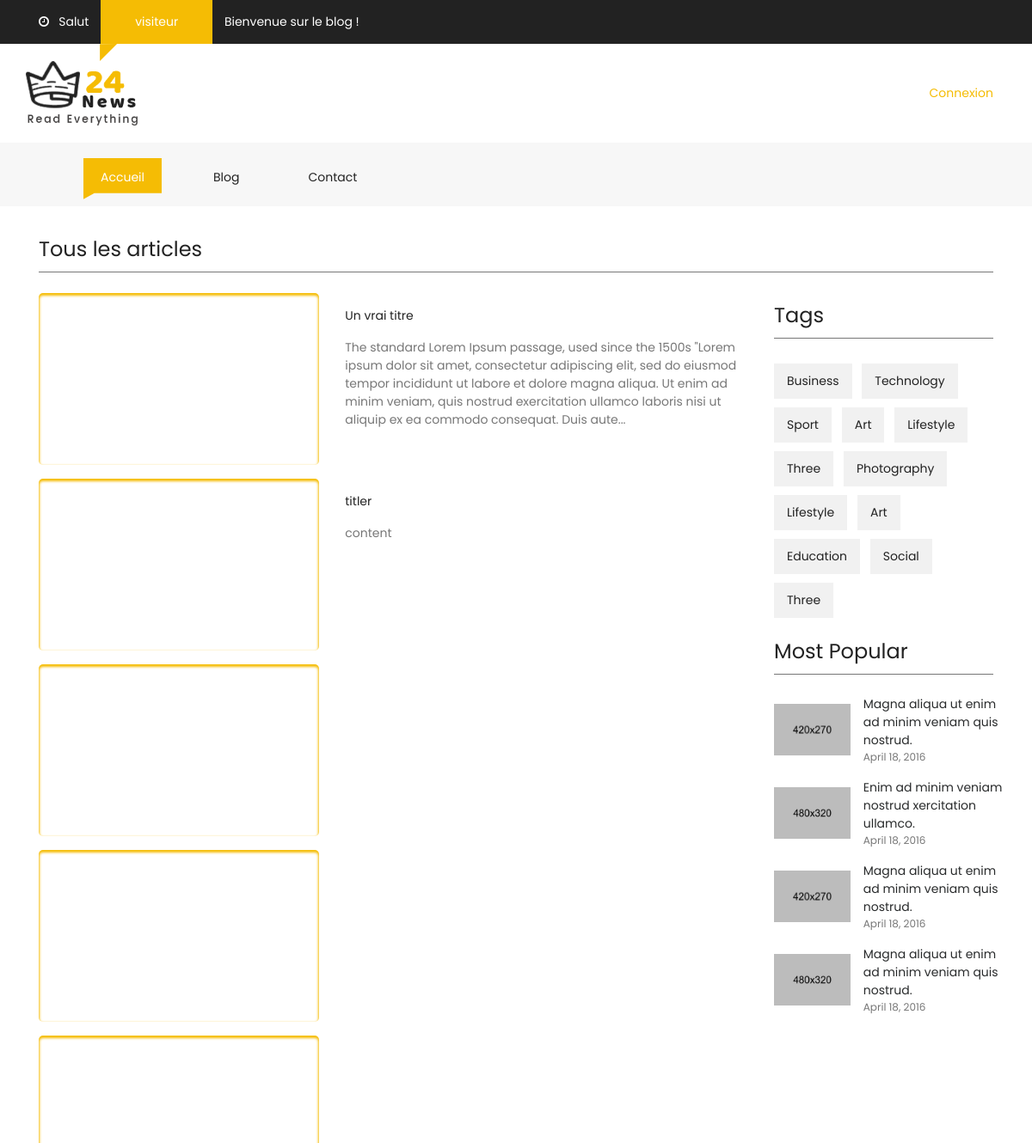
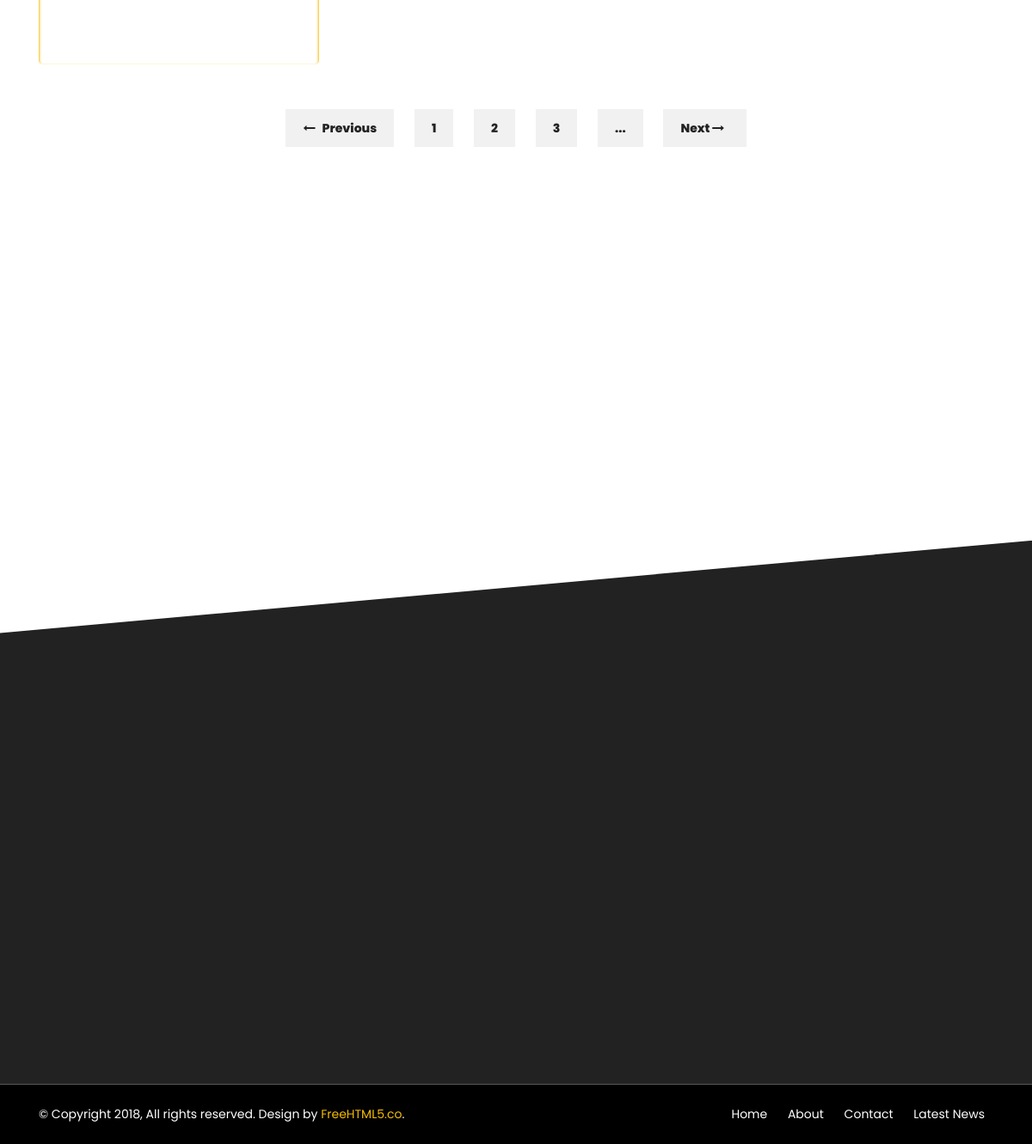
Screenshot of /blog.php with the database file from the repository (2 pictures, top to bottom).
### tables this page shows
CREATE TABLE IF NOT EXISTS `articles` (
  `id` int(11) NOT NULL AUTO_INCREMENT,
  `title` varchar(120) NOT NULL,
  `content` text NOT NULL,
  `img` varchar(255) NOT NULL,
  `author_id` int(11) NOT NULL DEFAULT '1',
  `index` tinyint(1) DEFAULT NULL,
  `date` datetime DEFAULT NULL,
  PRIMARY KEY (`id`)
);

### blog.php (the view, shortened to what this page needs)
<!DOCTYPE html>
<html lang="en" class="no-js">
<head>
    <link href="css/media_query.css" rel="stylesheet" type="text/css"/>
    <link href="css/bootstrap.css" rel="stylesheet" type="text/css"/>
    <link href="https://maxcdn.bootstrapcdn.com/font-awesome/4.7.0/css/font-awesome.min.css" rel="stylesheet"
>
    <link href="css/animate.css" rel="stylesheet" type="text/css"/>
    <link href="css/owl.carousel.css" rel="stylesheet" type="text/css"/>
    <link href="css/owl.theme.default.css" rel="stylesheet" type="text/css"/>
    <link href="css/style_1.css" rel="stylesheet" type="text/css"/>
</head>
<body>
<?php
include('include/header.php');
require_once('require/config.php'); ?>
<div class="container-fluid pb-4 pt-4 paddding">
    <div class="container paddding">
        <div class="row mx-0">
            <div class="col-md-12 animate-box" data-animate-effect="fadeInLeft">
                <div>
                    <div class="fh5co_heading fh5co_heading_border_bottom py-2 mb-4">Tous les articles</div>
                </div>
                <?php
                $list = $bdd->query("SELECT * FROM articles ORDER BY id DESC");
                          ?>
                <div class="row pb-4 w100">
                  <div class="col-9">
                    <div class="row">
                      <?php     while ($donnees = $list->fetch())
                          {
                          ?>
                          <div class="col-12 mb-3">
                              <div class="row">
                    <div class="col-md-5">
                        <div class="fh5co_hover_news_img">
                          <a href="article.php?id=<?php echo ($donnees['id']); ?>">
                            <div class="fh5co_news_img"><img src="<?php echo htmlspecialchars($donnees['img']); ?>" alt=""/></div>
                            </a>
                        </div>
                    </div>
                    <div class="col-md-7 animate-box">
                        <a href="article.php?id=<?php echo ($donnees['id']); ?>" class="fh5co_mini_time py-3"> <?php echo htmlspecialchars($donnees['title']); ?> </a>
                        <div class="fh5co_consectetur" style="width: 100%"><?php  if(strlen($donnees['content'])<=300)
  {
    echo htmlspecialchars($donnees['content']);
  }
  else
  {
    $y=substr($donnees['content'],0,300) . '...';
    echo $y;
  }
  ?>
                        </div>
                    </div>
                                                  </div>
                        </div>    <?php } ?>
                </div>
            </div>
            <div class="col-3 animate-box" data-animate-effect="fadeInRight">
                <div>
                    <div class="fh5co_heading fh5co_heading_border_bottom py-2 mb-4">Tags</div>
                </div>
                <div class="fh5co_tags_all">
                    <a href="#" class="fh5co_tagg">Business</a>
                    <a href="#" class="fh5co_tagg">Technology</a>
                    <a href="#" class="fh5co_tagg">Sport</a>
                    <a href="#" class="fh5co_tagg">Art</a>
                    <a href="#" class="fh5co_tagg">Lifestyle</a>
                    <a href="#" class="fh5co_tagg">Three</a>
                    <a href="#" class="fh5co_tagg">Photography</a>
                    <a href="#" class="fh5co_tagg">Lifestyle</a>
                    <a href="#" class="fh5co_tagg">Art</a>
                    <a href="#" class="fh5co_tagg">Education</a>
                    <a href="#" class="fh5co_tagg">Social</a>
                    <a href="#" class="fh5co_tagg">Three</a>
                </div>
                <div>
                    <div class="fh5co_heading fh5co_heading_border_bottom pt-3 py-2 mb-4">Most Popular</div>
                </div>
                <div class="row pb-3">
                    <div class="col-5 align-self-center">
                        <img src="images/download (1).jpg" alt="img" class="fh5co_most_trading"/>
                    </div>
                    <div class="col-7 paddding">
                        <div class="most_fh5co_treding_font"> Magna aliqua ut enim ad minim veniam quis nostrud.</div>
                        <div class="most_fh5co_treding_font_123"> April 18, 2016</div>
                    </div>
                </div>
                <div class="row pb-3">
                    <div class="col-5 align-self-center">
                        <img src="images/allef-vinicius-108153.jpg" alt="img" class="fh5co_most_trading"/>
                    </div>
                    <div class="col-7 paddding">
                        <div class="most_fh5co_treding_font"> Enim ad minim veniam nostrud xercitation ullamco.</div>
                        <div class="most_fh5co_treding_font_123"> April 18, 2016</div>
                    </div>
                </div>
                <div class="row pb-3">
                    <div class="col-5 align-self-center">
                        <img src="images/download (2).jpg" alt="img" class="fh5co_most_trading"/>
                    </div>
                    <div class="col-7 paddding">
                        <div class="most_fh5co_treding_font"> Magna aliqua ut enim ad minim veniam quis nostrud.</div>
                        <div class="most_fh5co_treding_font_123"> April 18, 2016</div>
                    </div>
                </div>
                <div class="row pb-3">
                    <div class="col-5 align-self-center"><img src="images/seth-doyle-133175.jpg" alt="img"
                                                              class="fh5co_most_trading"/></div>
                    <div class="col-7 paddding">
                        <div class="most_fh5co_treding_font"> Magna aliqua ut enim ad minim veniam quis nostrud.</div>
                        <div class="most_fh5co_treding_font_123"> April 18, 2016</div>
                    </div>
                </div>
            </div>
          </div>
        <div class="row mx-0">
            <div class="col-12 text-center pb-4 pt-4">
                <a href="#" class="btn_mange_pagging"><i class="fa fa-long-arrow-left"></i>&nbsp;&nbsp; Previous</a>
                <a href="#" class="btn_pagging">1</a>
                <a href="#" class="btn_pagging">2</a>
                <a href="#" class="btn_pagging">3</a>
                <a href="#" class="btn_pagging">...</a>
                <a href="#" class="btn_mange_pagging">Next <i class="fa fa-long-arrow-right"></i>&nbsp;&nbsp; </a>
             </div>
        </div>
    </div>
</div>
<div class="container-fluid pb-4 pt-5">
</div>
</div>
</div>
<?php include('include/footer.php'); ?>
</body>
</html>

### include/header.php (shortened to what this page needs)
<div class="container-fluid fh5co_header_bg">
    <div class="container">
        <div class="row">
            <div class="col-12 fh5co_mediya_center"><a href="#" class="color_fff fh5co_mediya_setting"><i
                    class="fa fa-clock-o"></i>&nbsp;&nbsp;&nbsp;Salut </a>
                <div class="d-inline-block fh5co_trading_posotion_relative"><a href="#" class="treding_btn">  <?php
                  if (isset($_SESSION['id'])) {
                    if ($_SESSION['id'] > 0) {
                      echo $_SESSION['username'];
                     } else {
                       echo "visiteur";
                     }
                   } else {
                     echo "visiteur";
                   } ?></a>
                    <div class="fh5co_treding_position_absolute"></div>
                </div>
                <a href="#" class="color_fff fh5co_mediya_setting">Bienvenue sur le blog !</a>
            </div>
        </div>
    </div>
</div>
<div class="container-fluid">
    <div class="container">
        <div class="row">
            <div class="col-12 col-md-3 fh5co_padding_menu">
              <a href="index.php">            <img src="images/logo.png" alt="img" class="fh5co_logo_width"/></a>
            </div>
            <div class="col-12 col-md-9 align-self-center fh5co_mediya_right">
                      <?php if(isset($_SESSION['id'])) {
                        if ($_SESSION['id'] > 0) {
                       ?>
                <div class="text-center d-inline-block">
                    <a class="" href="create_article.php"> Créer un article </a>
                </div>
                <div class="text-center d-inline-block">
                    <a class="" style="color: black" href="logout.php"><u>Deconnexion</u></a>
                </div>
              <?php   }
            } else {
                ?>
                <div class="text-center d-inline-block">
                    <a class="" href="sign_in.php">Connexion</a>
                </div>
                <?php
              } ?>
            </div>
        </div>
    </div>
</div>
<div class="container-fluid bg-faded fh5co_padd_mediya padding_786">
    <div class="container padding_786">
        <nav class="navbar navbar-toggleable-md navbar-light ">
            <div class="collapse navbar-collapse" id="navbarSupportedContent">
                <ul class="navbar-nav mr-auto">
                    <li class="nav-item active">
                        <a class="nav-link" href="index.php">Accueil <span class="sr-only">(current)</span></a>
                    </li>
                    <li class="nav-item ">
                        <a class="nav-link" href="blog.php">Blog <span class="sr-only">(current)</span></a>
                    </li>
                    <li class="nav-item ">
                        <a class="nav-link" href="contact.php">Contact <span class="sr-only">(current)</span></a>
                    </li>
                </ul>
            </div>
        </nav>
    </div>
</div>

### include/footer.php (shortened to what this page needs)
<div class="container-fluid fh5co_footer_bg pb-3">
</div>
<div class="container-fluid fh5co_footer_right_reserved">
    <div class="container">
        <div class="row  ">
            <div class="col-12 col-md-6 py-4 Reserved"> © Copyright 2018, All rights reserved. Design by <a href="https://freehtml5.co" title="Free HTML5 Bootstrap templates">FreeHTML5.co</a>. </div>
            <div class="col-12 col-md-6 spdp_right py-4">
                <a href="#" class="footer_last_part_menu">Home</a>
                <a href="Contact_us.html" class="footer_last_part_menu">About</a>
                <a href="Contact_us.html" class="footer_last_part_menu">Contact</a>
                <a href="blog.html" class="footer_last_part_menu">Latest News</a></div>
        </div>
    </div>
</div>

### css/style_1.css (style rules this page uses)
a,a:hover { color:#f5bc04 }
.fh5co_header_bg { background:#222;color:#fff }
.color_fff { color:#fff !important }
.treding_btn { background:#f5bc04;color:#fff;margin:0 10px;display:inline-block;padding:15px 40px }
.fh5co_trading_posotion_relative { position:relative }
.fh5co_treding_position_absolute { -webkit-clip-path:polygon(0 1%, 100% 0, 0 100%, 0% 100%);-moz-clip-path:polygon(0 1%, 100% 0, 0 100%, 0% 100%);-ms-clip-path:polygon(0 1%, 100% 0, 0 100%, 0% 100%);clip-path:polygon(0 1%, 100% 0, 0 100%, 0% 100%);height:20px;width:20px;background:#f5bc04;position:absolute;left:9px }
.fh5co_logo_width { width:130px }
.fh5co_mediya_right { text-align:right }
.navbar-light .navbar-nav .open>.nav-link,.navbar-light .navbar-nav .active>.nav-link,.navbar-light .navbar-nav .nav-link.open,.navbar-light .navbar-nav .nav-link.active { color:#fff !important;padding-top:12px !important;padding-bottom:15px !important;padding-left:20px !important;padding-right:20px !important;margin:0 20px !important;-moz-transition:all .5s ease;-o-transition:all .5s ease;-webkit-transition:all .5s ease;-ms-transition:all .5s ease;transition:all .5s ease;background:#f5bc04 !important;-webkit-clip-path:polygon(100% 0, 100% 85%, 14% 85%, 0 100%, 0% 60%, 0 0);-moz-clip-path:polygon(100% 0, 100% 85%, 14% 85%, 0 100%, 0% 60%, 0 0);-ms-clip-path:polygon(100% 0, 100% 85%, 14% 85%, 0 100%, 0% 60%, 0 0);clip-path:polygon(100% 0, 100% 85%, 14% 85%, 0 100%, 0% 60%, 0 0) }
.navbar-light .navbar-nav .nav-link { color:#222 !important;padding-top:12px !important;padding-bottom:15px !important;padding-left:20px !important;padding-right:20px !important;margin:0 20px !important;-moz-transition:all .5s ease;-o-transition:all .5s ease;-webkit-transition:all .5s ease;-ms-transition:all .5s ease;transition:all .5s ease;position:relative !important;-webkit-clip-path:polygon(100% 0, 100% 85%, 14% 85%, 0 100%, 0% 60%, 0 0);-moz-clip-path:polygon(100% 0, 100% 85%, 14% 85%, 0 100%, 0% 60%, 0 0);-ms-clip-path:polygon(100% 0, 100% 85%, 14% 85%, 0 100%, 0% 60%, 0 0);clip-path:polygon(100% 0, 100% 85%, 14% 85%, 0 100%, 0% 60%, 0 0) }
.fh5co_padding_menu { padding:20px 0 }
.fh5co_padd_mediya { padding-top:10px }
.paddding { padding-left:0 !important;padding-right:0 !important }
.fh5co_heading { font-size:20px;color:#424040 }
.fh5co_heading_border_bottom { border-bottom:1px solid #777 }
.fh5co_news_img { height:200px;-webkit-border-radius:5px;-moz-border-radius:5px;-ms-border-radius:5px;border-radius:5px;overflow:hidden;position:relative;top:0;-webkit-box-shadow:inset 0 2px 3px 1px;-moz-box-shadow:inset 0 2px 3px 1px;-o-box-shadow:inset 0 2px 3px 1px;box-shadow:inset 0 2px 3px 1px;-moz-transition:all all 0.5s ease;-o-transition:all all 0.5s ease;-webkit-transition:all all 0.5s ease;-ms-transition:all all 0.5s ease;transition:all all 0.5s ease }
.fh5co_mini_time { font-size:14px;color:#222;display:inline-block }
.fh5co_consectetur { font-size:14px;color:#777 }
.fh5co_tagg { background:#f1f1f1;padding:10px 15px;color:#222;-moz-transition:all .5s ease;-o-transition:all .5s ease;-webkit-transition:all .5s ease;-ms-transition:all .5s ease;transition:all .5s ease;margin-right:8px;margin-top:5px;margin-bottom:5px;display:inline-block }
.fh5co_most_trading { height:60px;width:100% }
.most_fh5co_treding_font_123 { font-size:12px;color:#777 }
.btn_mange_pagging { background:#f1f1f1;padding:12px 20px;color:#222 !important;font-weight:800;margin:0 10px;-moz-transition:all .5s ease;-o-transition:all .5s ease;-webkit-transition:all .5s ease;-ms-transition:all .5s ease;transition:all .5s ease }
.btn_pagging { background:#f1f1f1 !important;color:#222;padding:12px 20px !important;font-weight:800;margin:0 10px;-moz-transition:all .5s ease;-o-transition:all .5s ease;-webkit-transition:all .5s ease;-ms-transition:all .5s ease;transition:all .5s ease }
.fh5co_footer_bg { background:#222;color:#fff;-webkit-clip-path:polygon(0 17%, 100% 0, 100% 100%, 0% 100%);clip-path:polygon(0 17%, 100% 0, 100% 100%, 0% 100%) }
.fh5co_footer_right_reserved { background:#000 !important;color:#fff !important }
.footer_last_part_menu { color:#fff !important;padding:0 10px }
.spdp_right { text-align:right }
.fh5co_heading { font-size:24px;color:#222 }
.js .animate-box { opacity:0 }

### rows the page displays
articles: title "Un vrai titre", content "The standard Lorem Ipsum passage, used since the 1500s \"Lorem ipsum dolor sit amet, consectetur adipiscing elit, sed do eiusmod tempor incididunt ut labore et dolore magna aliqua. Ut enim ad minim veniam, quis nostrud exercitation ullamco laboris nisi ut aliquip ex ea commodo consequat. Duis aute..."
articles: title "titler", content "content"
